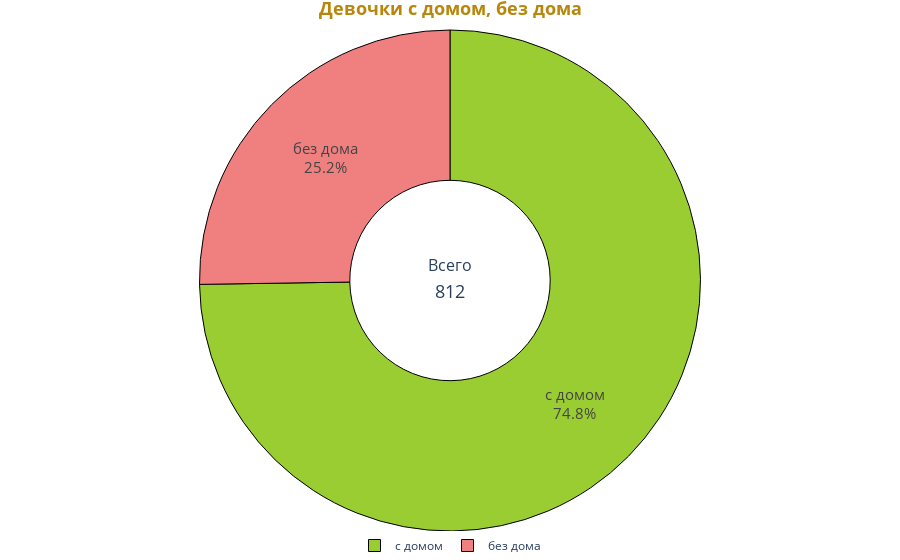

Notebook code for this chart:
### Code cell
fig = px.pie(sex_home, values=sex_home['девочки'], names=sex_home.index, hole=0.4)
fig.update_traces(textposition='inside', textinfo='percent+label', textfont_size=15,
                  marker=dict(colors=colors, line=dict(color='#000000', width=1)))
fig.update_layout(title_text="<b>Девочки с домом, без дома</b>", 
                  title_x=0.5, title_font_color='darkgoldenrod', 
                  title_font_size=18,
                  legend=dict(orientation="h", yanchor="top", y=0, xanchor="center", x=0.5),
                  annotations=[dict(text='Всего', x=0.5, y=0.53, font_size=16, showarrow=False),
                  dict(text='{}'.format(sex_home['девочки'].sum().astype(int)), x=0.5, y=0.48, font_size=18, showarrow=False)],
                  margin=dict(t=30, b=0, l=0, r=0))
fig.show()

### Figure 1 — Plotly figure (JSON) as saved in the notebook; plotly's stock layout.template omitted (floating-point values rounded to 4 significant figures)
{"data": [{"domain": {"x": [0, 1], "y": [0, 1]}, "hole": 0.4, "hovertemplate": "index=%{label}<br>девочки=%{value}<extra></extra>", "labels": ["с домом", "без дома"], "legendgroup": "", "marker": {"colors": ["yellowgreen", "lightcoral"], "line": {"color": "#000000", "width": 1}}, "name": "", "showlegend": true, "textfont": {"size": 15}, "textinfo": "percent+label", "textposition": "inside", "type": "pie", "values": [607, 205]}], "layout": {"annotations": [{"font": {"size": 16}, "showarrow": false, "text": "Всего", "x": 0.5, "y": 0.53}, {"font": {"size": 18}, "showarrow": false, "text": "812", "x": 0.5, "y": 0.48}], "legend": {"orientation": "h", "tracegroupgap": 0, "x": 0.5, "xanchor": "center", "y": 0, "yanchor": "top"}, "margin": {"b": 0, "l": 0, "r": 0, "t": 30}, "title": {"font": {"color": "darkgoldenrod", "size": 18}, "text": "<b>Девочки с домом, без дома</b>", "x": 0.5}}}
